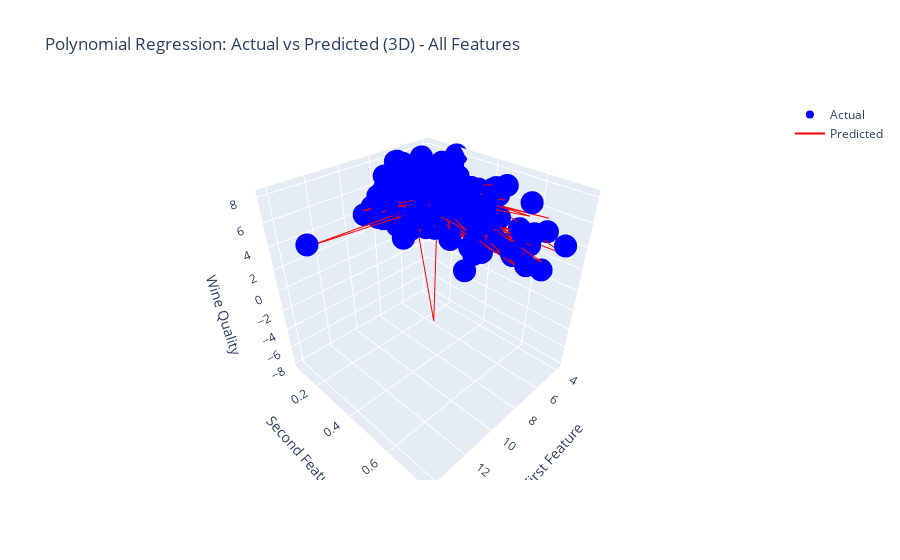

Source (notebook cell):
### Markdown cell above
Polynomial Regression 3D Visualization

### Code cell
# Create a polynomial feature transformer
poly_features = PolynomialFeatures(degree=2, include_bias=False)

# Fit and transform the training data
X_poly_train = poly_features.fit_transform(X_train)

# Transform the test data
X_poly_test = poly_features.transform(X_test)

# Create a linear regression model
poly_model = LinearRegression()

# Fit the model to the training data
poly_model.fit(X_poly_train, y_train)

# Make predictions on the test set
y_pred_poly = poly_model.predict(X_poly_test)

# Scatter plot of actual vs predicted values for Polynomial Regression
scatter_poly_3d_all = go.Scatter3d(
    x=X_test.iloc[:, 0],
    y=X_test.iloc[:, 1],
    z=y_test,
    mode='markers',
    name='Actual',
    marker=dict(color='blue')
)

# Scatter plot of predicted values
scatter_poly_pred_3d_all = go.Scatter3d(
    x=X_test.iloc[:, 0],
    y=X_test.iloc[:, 1],
    z=y_pred_poly,
    mode='lines',
    name='Predicted',
    line=dict(color='red')
)

layout_poly_3d_all = go.Layout(
    title='Polynomial Regression: Actual vs Predicted (3D) - All Features',
    scene=dict(
        xaxis=dict(title='First Feature'),
        yaxis=dict(title='Second Feature'),
        zaxis=dict(title='Wine Quality')
    )
)

fig_poly_3d_all = go.Figure(data=[scatter_poly_3d_all, scatter_poly_pred_3d_all], layout=layout_poly_3d_all)
fig_poly_3d_all.show()

### Figure 1 — Plotly figure (JSON) as saved in the notebook; plotly's stock layout.template omitted (floating-point values rounded to 4 significant figures; data arrays with more than 128 entries replaced by an {"elided": "..."} marker saying what was removed)
{"data": [{"marker": {"color": "blue"}, "mode": "markers", "name": "Actual", "type": "scatter3d", "x": {"elided": "980 float values"}, "y": {"elided": "980 float values"}, "z": {"elided": "980 int values"}}, {"line": {"color": "red"}, "mode": "lines", "name": "Predicted", "type": "scatter3d", "x": {"elided": "980 float values"}, "y": {"elided": "980 float values"}, "z": {"elided": "980 float values"}}], "layout": {"scene": {"xaxis": {"title": {"text": "First Feature"}}, "yaxis": {"title": {"text": "Second Feature"}}, "zaxis": {"title": {"text": "Wine Quality"}}}, "title": {"text": "Polynomial Regression: Actual vs Predicted (3D) - All Features"}}}
